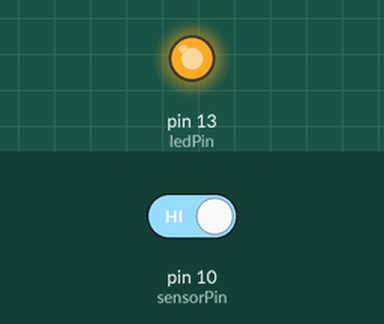
Simulated run of this program. Board: Arduino Nano, built with avr-gcc and run on an emulated ATmega328P. Parts: output pins drawn as LEDs (lit = HIGH). The inputs (shaded band) are chosen by the test bench; at power-on: pin 10 (sensorPin) HIGH. Random numbers use the default seed unless the program sets one.

Above: at 1.3 s.
1.4 s: pin 10 (sensorPin) driven LOW
At 5.7 s:
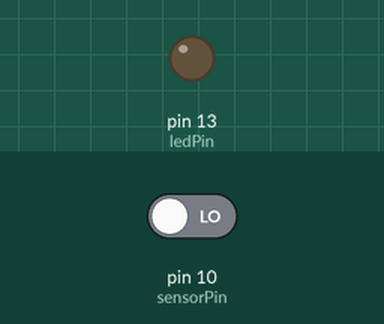
Timing chart, 0 to 7.2 s (numbered marks = the images above; inputs shaded):
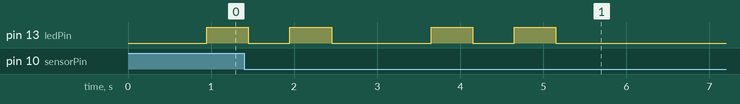

The program:

main.cpp
```cpp
#include <Arduino.h>

#include "../lib/rc-switch/RCSwitch.h"
#include "state.h"

// #define NO_DEVICE
// #define GARAGE_RIGHT
#define NO_DEVICE

#if defined NO_DEVICE
#define openCode 0x000001
#define closedCode 0x000002
#elif defined GARAGE_RIGHT
#define openCode 0x9981B8
#define closedCode 0x480539
#elif defined GARAGE_LEFT
#define openCode 0x4E2070
#define closedCode 0x22C3F7
#endif

#define sendPin 3
#define ledPin 13
#define sensorPin 10
#define pollIntMin 400000L
#define pollIntMax 600000L

RCSwitch mySwitch = RCSwitch();
StableState state = StableState();
uint32_t lastSent;

uint32_t getCode(int state) {
  if (state == HIGH) {
    return closedCode;  // High is closed
  }
  return openCode;  // Low is open
}

void acknowledge(uint8_t led) {
  uint8_t state = LOW;
  digitalWrite(led, state);
  for (int i = 0; i < 3; i++) {
    state = state == LOW ? HIGH : LOW;
    digitalWrite(led, state);
    delay(500);
  }
  digitalWrite(led, LOW);
}

void setup() {
  pinMode(sensorPin, INPUT_PULLUP);
  pinMode(ledPin, OUTPUT);

  digitalWrite(ledPin, LOW);

  mySwitch.enableTransmit(sendPin);
  mySwitch.setProtocol(1);

  lastSent = millis();
}

void loop() {
  if (state.add(digitalRead(sensorPin)) || millis() - lastSent > random(pollIntMin, pollIntMax)) {
    uint32_t code = getCode(state.get());
    mySwitch.send(code, 24);
    lastSent = millis();
    acknowledge(ledPin);
  }

  delay(250);
}
```

state.h
```cpp
#ifndef __STATE_H__
#define __STATE_H__

#include <Arduino.h>

class StableState {
 public:
  StableState() : entries{-1, -1, -1}, current{-1} {}

  bool add(int entry) {
    memmove(this->entries, this->entries + 1, sizeof(this->entries));
    this->entries[2] = entry;

    if (this->entries[0] == this->entries[1] &&
        this->entries[1] == this->entries[2] &&
        this->current != this->entries[2]) {
      this->current = this->entries[2];
      return true;
    }
    return false;
  }

  int get() { return this->current; }

 private:
  int entries[3];
  int current;
};

#endif /* __STATE_H__ */
```
